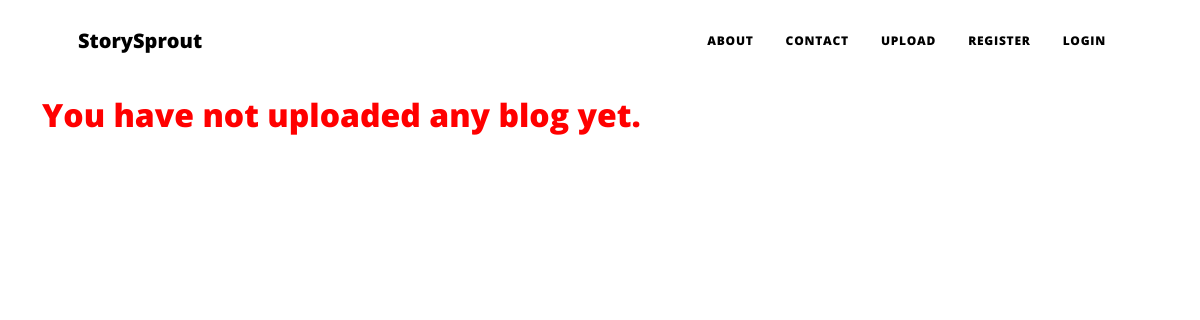
Page /my-blogs/1 on the earlier database version.
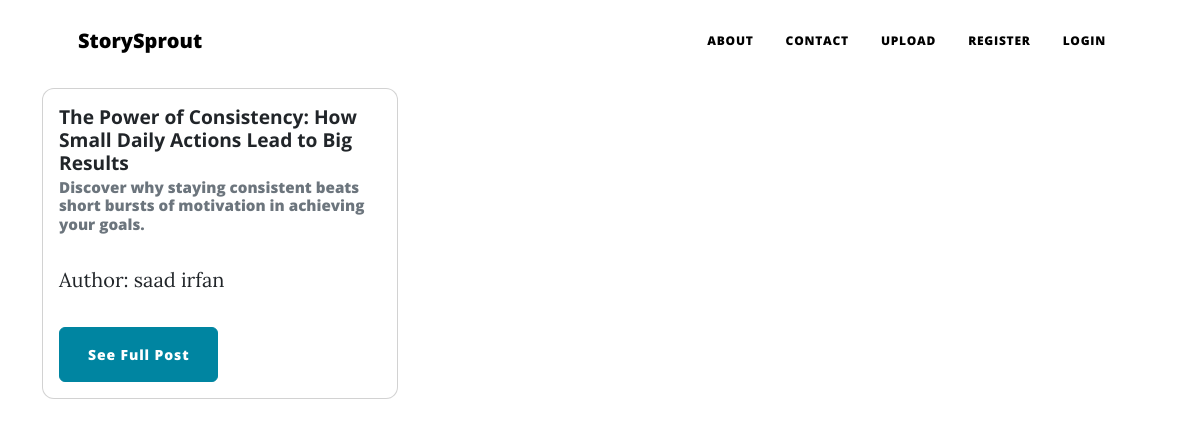
Same page on the later database version.
### main.py (models this page shows, shortened)
class BlogPost(db.Model):
    __tablename__ = 'blog_posts'
    id: Mapped[int] = mapped_column(Integer, primary_key=True)
    author_id: Mapped[int] = mapped_column(Integer, db.ForeignKey("users.id"))
    title: Mapped[str] = mapped_column(String(250), unique=True, nullable=False)
    subtitle: Mapped[str] = mapped_column(String(250), nullable=False)
    date: Mapped[str] = mapped_column(String(250), nullable=False)
    body: Mapped[str] = mapped_column(Text, nullable=False)
    author = relationship("User", back_populates="posts")
    img_url: Mapped[str] = mapped_column(String(250), nullable=False)
    comments = relationship("Comment", back_populates="parent_post", cascade='all, delete-orphan')

class User(UserMixin, db.Model):
    __tablename__ = 'users'
    id: Mapped[int] = mapped_column(Integer, primary_key=True)
    username: Mapped[str] = mapped_column(String(250), nullable=False)
    email: Mapped[str] = mapped_column(String(250), nullable=False, unique=True)
    password: Mapped[str] = mapped_column(String(250), nullable=False)
    posts = relationship("BlogPost", back_populates="author")
    comments = relationship("Comment", back_populates="comment_author")

### main.py (the view)
@app.route('/my-blogs/<int:user_id>', methods=['GET', 'POST'])
def my_blogs(user_id):
    user = User.query.get(user_id)
    all_posts = db.session.execute(db.select(BlogPost).where(BlogPost.author_id == user.id)).scalars().all()
    return render_template('my-blogs.html', posts=all_posts, current_user=current_user)

### templates/my-blogs.html
{% include 'header.html' %}
<div class="container mt-5 my-blogs">
    {% if posts %}
        <div class="row">
            {% for post in posts %}
                <div class="col-md-4 mb-4">
                    <div class="card">
                        <div class="card-body">
                            <h5 class="card-title">{{ post.title }}</h5>
                            <h6 class="card-subtitle mb-2 text-muted">{{ post.subtitle }}</h6>
                            <p class="card-text">Author: {{ post.author.username }}</p>
                            <a href="{{ url_for('show_post', post_id=post.id) }}" class="btn btn-primary">See Full Post</a>
                        </div>
                    </div>
                </div>
            {% endfor %}
        </div>
    {% else %}
        <h2>You have not uploaded any blog yet.</h2>
    {% endif %}
</div>

### templates/header.html (shortened to what this page needs)
<!DOCTYPE html>
<html lang="en">
  <head>
    {% block styles %}
    {{ bootstrap.load_css() }}
        <link rel="stylesheet" href="https://cdnjs.cloudflare.com/ajax/libs/font-awesome/6.4.0/css/all.min.css">
    <link
      href="{{ url_for('static', filename='css/styles.css') }}"
      rel="stylesheet"
    />
    {% endblock %}
  </head>
  <body>
    <nav class="navbar navbar-expand-lg navbar-light" id="mainNav">
      <div class="container header-pg px-4 px-lg-5">
        <a class="navbar-brand" href="/">StorySprout</a>
        <div class="collapse navbar-collapse" id="navbarResponsive">
          <ul class="navbar-nav ms-auto py-4 py-lg-0">
            <li class="nav-item">
              <a
                class="nav-link px-lg-3 py-3 py-lg-4"
                href="{{ url_for('about') }}"
                >About</a
              >
            </li>
            <li class="nav-item">
              <a
                class="nav-link px-lg-3 py-3 py-lg-4"
                href="{{ url_for('contact') }}"
                >Contact</a
              >
            </li>
            {% if current_user.is_authenticated %}
              <li class="nav-item">
                <a class="nav-link px-lg-3 py-3 py-lg-4" href="{{ url_for('new_post') }}">New Post</a>
              </li>
                <li class="nav-item">
                <a class="nav-link px-lg-3 py-3 py-lg-4" href="{{ url_for('my_blogs', user_id=current_user.id) }}">My Blogs</a>
              </li>
              <li class="nav-item">
                <a class="nav-link px-lg-3 py-3 py-lg-4" href="{{ url_for('logout') }}">Logout</a>
              </li>
            {% else %}
                <li class="nav-item">
              <a
                class="nav-link px-lg-3 py-3 py-lg-4"
                href="{{ url_for('new_post') }}"
                >Upload</a
              >
              <li class="nav-item">
                <a class="nav-link px-lg-3 py-3 py-lg-4" href="{{ url_for('register') }}">Register</a>
              </li>
              <li class="nav-item">
                <a class="nav-link px-lg-3 py-3 py-lg-4" href="{{ url_for('login') }}">Login</a>
              </li>
            {% endif %}
          </ul>
        </div>
      </div>
    </nav>

Differences in the rows shown:
added BlogPost: title "The Power of Consistency: How Small Daily Actions Lead to Big Results", subtitle "Discover why staying consistent beats short bursts of motivation in achieving your goals.", author.username "saad irfan"
Other differences:
text no longer shown: "You have not uploaded any blog yet."
